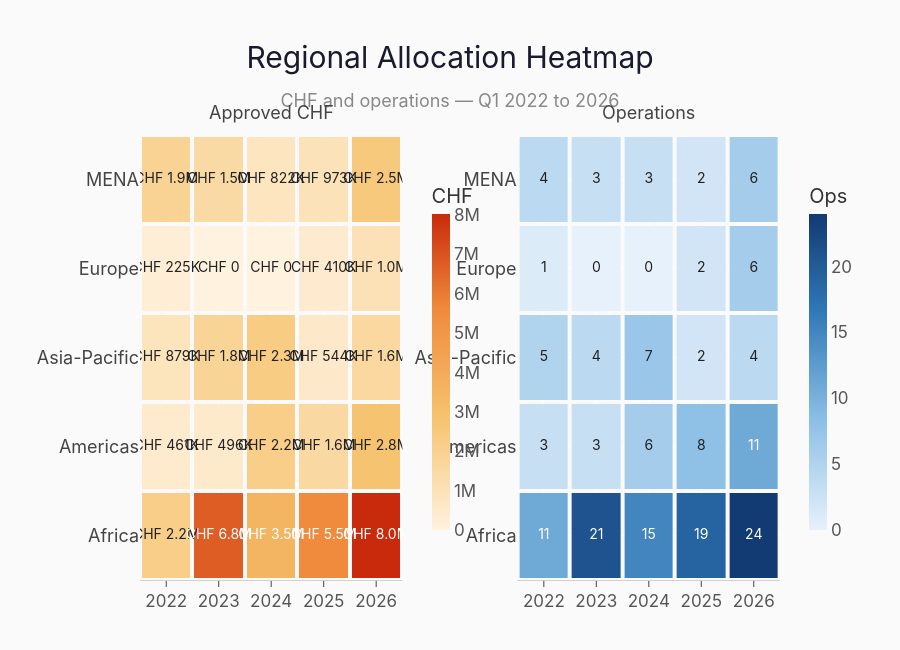

Here is the notebook cell this chart was saved with:
### Markdown cell above
## Figure E: Regional Allocation Heatmap

Side-by-side heatmaps — left shows approved CHF, right shows operation count — so a reader
can see whether high-CHF regions have proportionally few large allocations or many small ones.
Rows = regions, columns = Q1 years.
Cell labels show the formatted value so the figure is self-contained without a colour-scale key.

### Code cell
# Figure E: Regional Allocation Heatmap
heat_src = (
    q1_history
    .groupby(['region', 'approval_year'], as_index=False)
    .agg(total_chf=('total_approved_chf', 'sum'), ops=('appeal_id', 'nunique'))
)
heat_src['approval_year'] = heat_src['approval_year'].astype(int)

years = sorted(heat_src['approval_year'].unique())
regions = sorted(heat_src['region'].unique())
year_labels = [str(year) for year in years]

pivot_chf = (
    heat_src.pivot(index='region', columns='approval_year', values='total_chf')
    .reindex(index=regions, columns=years)
    .fillna(0)
)
pivot_ops = (
    heat_src.pivot(index='region', columns='approval_year', values='ops')
    .reindex(index=regions, columns=years)
    .fillna(0)
)


def split_text_layers(values_frame, formatter, threshold_ratio=0.45):
    max_value = float(values_frame.to_numpy().max()) if values_frame.to_numpy().size else 1.0
    if max_value <= 0:
        max_value = 1.0

    dark_x, dark_y, dark_text = [], [], []
    light_x, light_y, light_text = [], [], []

    for region in values_frame.index:
        for year in values_frame.columns:
            value = float(values_frame.loc[region, year])
            label = formatter(value)
            if value / max_value < threshold_ratio:
                dark_x.append(str(year))
                dark_y.append(region)
                dark_text.append(label)
            else:
                light_x.append(str(year))
                light_y.append(region)
                light_text.append(label)

    return {
        'dark': {'x': dark_x, 'y': dark_y, 'text': dark_text},
        'light': {'x': light_x, 'y': light_y, 'text': light_text},
    }


chf_layers = split_text_layers(pivot_chf, human_chf, threshold_ratio=0.42)
ops_layers = split_text_layers(pivot_ops, lambda value: str(int(value)), threshold_ratio=0.34)

fig = make_subplots(
    rows=1,
    cols=2,
    subplot_titles=['Approved CHF', 'Operations'],
    horizontal_spacing=0.18,
)

fig.add_trace(
    go.Heatmap(
        z=pivot_chf.values,
        x=year_labels,
        y=regions,
        colorscale=[[0, '#fff2df'], [0.35, '#f6c470'], [0.7, '#f08a3c'], [1.0, '#c92a0b']],
        colorbar={
            'x': 0.44,
            'len': 0.82,
            'thickness': 18,
            'title': {'text': 'CHF', 'font': FLR_AXIS_LBL},
            'tickfont': FLR_TICK,
            'outlinewidth': 0,
        },
        hovertemplate='%{y} %{x}: CHF %{z:,.0f}<extra></extra>',
        xgap=4,
        ygap=4,
        showscale=True,
        showlegend=False,
    ),
    row=1,
    col=1,
)

fig.add_trace(
    go.Heatmap(
        z=pivot_ops.values,
        x=year_labels,
        y=regions,
        colorscale=[[0, '#e7f1fb'], [0.35, '#8bbfe5'], [0.7, '#2f77b5'], [1.0, '#123a73']],
        colorbar={
            'x': 1.03,
            'len': 0.82,
            'thickness': 18,
            'title': {'text': 'Ops', 'font': FLR_AXIS_LBL},
            'tickfont': FLR_TICK,
            'outlinewidth': 0,
        },
        hovertemplate='%{y} %{x}: %{z:.0f} ops<extra></extra>',
        xgap=4,
        ygap=4,
        showscale=True,
        showlegend=False,
    ),
    row=1,
    col=2,
)

for layer_name, color in [('dark', INK), ('light', 'white')]:
    layer = chf_layers[layer_name]
    if layer['text']:
        fig.add_trace(
            go.Scatter(
                x=layer['x'],
                y=layer['y'],
                mode='text',
                text=layer['text'],
                textfont={'size': 14, 'color': color, 'family': FLR_FONT},
                hoverinfo='skip',
                showlegend=False,
            ),
            row=1,
            col=1,
        )

for layer_name, color in [('dark', INK), ('light', 'white')]:
    layer = ops_layers[layer_name]
    if layer['text']:
        fig.add_trace(
            go.Scatter(
                x=layer['x'],
                y=layer['y'],
                mode='text',
                text=layer['text'],
                textfont={'size': 14, 'color': color, 'family': FLR_FONT},
                hoverinfo='skip',
                showlegend=False,
            ),
            row=1,
            col=2,
        )

fig.update_layout(
    **flr_layout(
        'Regional Allocation Heatmap',
        subtitle='CHF and operations — Q1 2022 to 2026',
        height=650,
        margin_l=140,
        margin_r=120,
        margin_t=135,
        margin_b=70,
    ),
)

for column_index in [1, 2]:
    fig.update_xaxes(
        tickfont=FLR_TICK,
        showline=True,
        linecolor=FLR_LINE,
        linewidth=1,
        ticks='outside',
        ticklen=6,
        tickwidth=1,
        row=1,
        col=column_index,
    )
    fig.update_yaxes(
        tickfont={'size': 18, 'color': '#444', 'family': FLR_FONT},
        showline=False,
        ticks='',
        row=1,
        col=column_index,
    )

for annotation in fig.layout.annotations:
    if annotation.text in ['Approved CHF', 'Operations']:
        annotation.update(font={'size': 18, 'color': '#444', 'family': FLR_FONT}, yshift=10)

save_figure(fig, 'figure_e_regional_heatmap', width=1500, height=650)
fig

### Figure 1 — Plotly figure (JSON) as saved in the notebook; plotly's stock layout.template omitted (floating-point values rounded to 4 significant figures)
{"data": [{"colorbar": {"len": 0.82, "outlinewidth": 0, "thickness": 18, "tickfont": {"color": "#555555", "family": "Inter, Segoe UI, Helvetica Neue, Arial, sans-serif", "size": 17}, "title": {"font": {"color": "#333333", "family": "Inter, Segoe UI, Helvetica Neue, Arial, sans-serif", "size": 20}, "text": "CHF"}, "x": 0.44}, "colorscale": [[0, "#fff2df"], [0.35, "#f6c470"], [0.7, "#f08a3c"], [1, "#c92a0b"]], "hovertemplate": "%{y} %{x}: CHF %{z:,.0f}<extra></extra>", "showlegend": false, "showscale": true, "type": "heatmap", "x": ["2022", "2023", "2024", "2025", "2026"], "xaxis": "x", "xgap": 4, "y": ["Africa", "Americas", "Asia-Pacific", "Europe", "MENA"], "yaxis": "y", "ygap": 4, "z": [[2194000.0, 6758000.0, 3524000.0, 5549000.0, 8030000.0], [461100.0, 496200.0, 2203000.0, 1572000.0, 2803000.0], [878600.0, 1829000.0, 2334000.0, 544000.0, 1590000.0], [224700.0, 0.0, 0.0, 410100.0, 1041000.0], [1888000.0, 1483000.0, 821900.0, 972600.0, 2498000.0]]}, {"colorbar": {"len": 0.82, "outlinewidth": 0, "thickness": 18, "tickfont": {"color": "#555555", "family": "Inter, Segoe UI, Helvetica Neue, Arial, sans-serif", "size": 17}, "title": {"font": {"color": "#333333", "family": "Inter, Segoe UI, Helvetica Neue, Arial, sans-serif", "size": 20}, "text": "Ops"}, "x": 1.03}, "colorscale": [[0, "#e7f1fb"], [0.35, "#8bbfe5"], [0.7, "#2f77b5"], [1, "#123a73"]], "hovertemplate": "%{y} %{x}: %{z:.0f} ops<extra></extra>", "showlegend": false, "showscale": true, "type": "heatmap", "x": ["2022", "2023", "2024", "2025", "2026"], "xaxis": "x2", "xgap": 4, "y": ["Africa", "Americas", "Asia-Pacific", "Europe", "MENA"], "yaxis": "y2", "ygap": 4, "z": [[11.0, 21.0, 15.0, 19.0, 24.0], [3.0, 3.0, 6.0, 8.0, 11.0], [5.0, 4.0, 7.0, 2.0, 4.0], [1.0, 0.0, 0.0, 2.0, 6.0], [4.0, 3.0, 3.0, 2.0, 6.0]]}, {"hoverinfo": "skip", "mode": "text", "showlegend": false, "text": ["CHF 2.2M", "CHF 461K", "CHF 496K", "CHF 2.2M", "CHF 1.6M", "CHF 2.8M", "CHF 879K", "CHF 1.8M", "CHF 2.3M", "CHF 544K", "CHF 1.6M", "CHF 225K", "CHF 0", "CHF 0", "CHF 410K", "CHF 1.0M", "CHF 1.9M", "CHF 1.5M", "CHF 822K", "CHF 973K", "CHF 2.5M"], "textfont": {"color": "#222222", "family": "Inter, Segoe UI, Helvetica Neue, Arial, sans-serif", "size": 14}, "type": "scatter", "x": ["2022", "2022", "2023", "2024", "2025", "2026", "2022", "2023", "2024", "2025", "2026", "2022", "2023", "2024", "2025", "2026", "2022", "2023", "2024", "2025", "2026"], "xaxis": "x", "y": ["Africa", "Americas", "Americas", "Americas", "Americas", "Americas", "Asia-Pacific", "Asia-Pacific", "Asia-Pacific", "Asia-Pacific", "Asia-Pacific", "Europe", "Europe", "Europe", "Europe", "Europe", "MENA", "MENA", "MENA", "MENA", "MENA"], "yaxis": "y"}, {"hoverinfo": "skip", "mode": "text", "showlegend": false, "text": ["CHF 6.8M", "CHF 3.5M", "CHF 5.5M", "CHF 8.0M"], "textfont": {"color": "white", "family": "Inter, Segoe UI, Helvetica Neue, Arial, sans-serif", "size": 14}, "type": "scatter", "x": ["2023", "2024", "2025", "2026"], "xaxis": "x", "y": ["Africa", "Africa", "Africa", "Africa"], "yaxis": "y"}, {"hoverinfo": "skip", "mode": "text", "showlegend": false, "text": ["3", "3", "6", "8", "5", "4", "7", "2", "4", "1", "0", "0", "2", "6", "4", "3", "3", "2", "6"], "textfont": {"color": "#222222", "family": "Inter, Segoe UI, Helvetica Neue, Arial, sans-serif", "size": 14}, "type": "scatter", "x": ["2022", "2023", "2024", "2025", "2022", "2023", "2024", "2025", "2026", "2022", "2023", "2024", "2025", "2026", "2022", "2023", "2024", "2025", "2026"], "xaxis": "x2", "y": ["Americas", "Americas", "Americas", "Americas", "Asia-Pacific", "Asia-Pacific", "Asia-Pacific", "Asia-Pacific", "Asia-Pacific", "Europe", "Europe", "Europe", "Europe", "Europe", "MENA", "MENA", "MENA", "MENA", "MENA"], "yaxis": "y2"}, {"hoverinfo": "skip", "mode": "text", "showlegend": false, "text": ["11", "21", "15", "19", "24", "11"], "textfont": {"color": "white", "family": "Inter, Segoe UI, Helvetica Neue, Arial, sans-serif", "size": 14}, "type": "scatter", "x": ["2022", "2023", "2024", "2025", "2026", "2026"], "xaxis": "x2", "y": ["Africa", "Africa", "Africa", "Africa", "Africa", "Americas"], "yaxis": "y2"}], "layout": {"annotations": [{"font": {"color": "#444", "family": "Inter, Segoe UI, Helvetica Neue, Arial, sans-serif", "size": 18}, "showarrow": false, "text": "Approved CHF", "x": 0.205, "xanchor": "center", "xref": "paper", "y": 1, "yanchor": "bottom", "yref": "paper", "yshift": 10}, {"font": {"color": "#444", "family": "Inter, Segoe UI, Helvetica Neue, Arial, sans-serif", "size": 18}, "showarrow": false, "text": "Operations", "x": 0.795, "xanchor": "center", "xref": "paper", "y": 1, "yanchor": "bottom", "yref": "paper", "yshift": 10}], "font": {"color": "#444444", "family": "Inter, Segoe UI, Helvetica Neue, Arial, sans-serif", "size": 15}, "height": 650, "hoverlabel": {"bgcolor": "white", "bordercolor": "#ddd", "font": {"family": "Inter, Segoe UI, Helvetica Neue, Arial, sans-serif", "size": 14}}, "margin": {"b": 70, "l": 140, "r": 120, "t": 135}, "paper_bgcolor": "#fafafa", "plot_bgcolor": "#fafafa", "title": {"font": {"color": "#1a1a2e", "family": "Inter, Segoe UI Semibold, Inter, Segoe UI, Helvetica Neue, Arial, sans-serif", "size": 30}, "pad": {"b": 18}, "text": "Regional Allocation Heatmap<br><span style=\"font-size:18px;color:#888;\">CHF and operations — Q1 2022 to 2026</span>", "x": 0.5, "xanchor": "center"}, "xaxis": {"anchor": "y", "domain": [0, 0.41], "linecolor": "#d0d0d0", "linewidth": 1, "showline": true, "tickfont": {"color": "#555555", "family": "Inter, Segoe UI, Helvetica Neue, Arial, sans-serif", "size": 17}, "ticklen": 6, "ticks": "outside", "tickwidth": 1}, "xaxis2": {"anchor": "y2", "domain": [0.59, 1], "linecolor": "#d0d0d0", "linewidth": 1, "showline": true, "tickfont": {"color": "#555555", "family": "Inter, Segoe UI, Helvetica Neue, Arial, sans-serif", "size": 17}, "ticklen": 6, "ticks": "outside", "tickwidth": 1}, "yaxis": {"anchor": "x", "domain": [0, 1], "showline": false, "tickfont": {"color": "#444", "family": "Inter, Segoe UI, Helvetica Neue, Arial, sans-serif", "size": 18}, "ticks": ""}, "yaxis2": {"anchor": "x2", "domain": [0, 1], "showline": false, "tickfont": {"color": "#444", "family": "Inter, Segoe UI, Helvetica Neue, Arial, sans-serif", "size": 18}, "ticks": ""}}}
